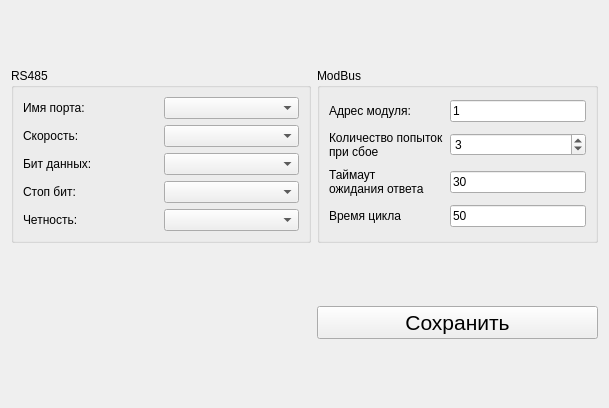
<?xml version="1.0" encoding="UTF-8"?>
<ui version="4.0">
 <class>ModbusConfigFrame</class>
 <widget class="QWidget" name="ModbusConfigFrame">
  <property name="geometry">
   <rect>
    <x>0</x>
    <y>0</y>
    <width>609</width>
    <height>408</height>
   </rect>
  </property>
  <property name="windowTitle">
   <string>Form</string>
  </property>
  <layout class="QGridLayout" name="gridLayout_4" columnstretch="1,1" columnminimumwidth="1,1">
   <property name="rightMargin">
    <number>11</number>
   </property>
   <item row="0" column="0">
    <widget class="QGroupBox" name="groupBox">
     <property name="sizePolicy">
      <sizepolicy hsizetype="Maximum" vsizetype="Maximum">
       <horstretch>0</horstretch>
       <verstretch>0</verstretch>
      </sizepolicy>
     </property>
     <property name="minimumSize">
      <size>
       <width>300</width>
       <height>0</height>
      </size>
     </property>
     <property name="title">
      <string>RS485</string>
     </property>
     <layout class="QGridLayout" name="gridLayout_2">
      <item row="0" column="0">
       <layout class="QGridLayout" name="gridLayout">
        <item row="0" column="0">
         <widget class="QLabel" name="label">
          <property name="text">
           <string>Имя порта:</string>
          </property>
         </widget>
        </item>
        <item row="0" column="1">
         <widget class="QComboBox" name="cbPortName">
          <property name="inputMethodHints">
           <set>Qt::ImhSensitiveData</set>
          </property>
         </widget>
        </item>
        <item row="1" column="0">
         <widget class="QLabel" name="label_2">
          <property name="text">
           <string>Скорость:</string>
          </property>
         </widget>
        </item>
        <item row="1" column="1">
         <widget class="QComboBox" name="cbBaudRate"/>
        </item>
        <item row="2" column="0">
         <widget class="QLabel" name="label_3">
          <property name="text">
           <string>Бит данных:</string>
          </property>
         </widget>
        </item>
        <item row="2" column="1">
         <widget class="QComboBox" name="cbDataBits"/>
        </item>
        <item row="3" column="0">
         <widget class="QLabel" name="label_4">
          <property name="text">
           <string>Стоп бит:</string>
          </property>
         </widget>
        </item>
        <item row="3" column="1">
         <widget class="QComboBox" name="cbStopBits"/>
        </item>
        <item row="4" column="0">
         <widget class="QLabel" name="label_5">
          <property name="text">
           <string>Четность:</string>
          </property>
         </widget>
        </item>
        <item row="4" column="1">
         <widget class="QComboBox" name="cbParity"/>
        </item>
       </layout>
      </item>
     </layout>
    </widget>
   </item>
   <item row="0" column="1">
    <widget class="QGroupBox" name="groupBox_2">
     <property name="title">
      <string>ModBus</string>
     </property>
     <layout class="QGridLayout" name="gridLayout_3">
      <item row="0" column="0">
       <widget class="QLabel" name="label_6">
        <property name="text">
         <string>Адрес модуля:</string>
        </property>
       </widget>
      </item>
      <item row="0" column="1">
       <widget class="QClickableLineEdit" name="txtSlaveID">
        <property name="inputMethodHints">
         <set>Qt::ImhDigitsOnly</set>
        </property>
        <property name="text">
         <string>1</string>
        </property>
       </widget>
      </item>
      <item row="1" column="0">
       <widget class="QLabel" name="label_7">
        <property name="font">
         <font>
          <kerning>true</kerning>
         </font>
        </property>
        <property name="text">
         <string>&lt;html&gt;&lt;head/&gt;&lt;body&gt;
Количество попыток&lt;BR&gt; при сбое
&lt;/body&gt;&lt;/html&gt;</string>
        </property>
        <property name="alignment">
         <set>Qt::AlignLeading|Qt::AlignLeft|Qt::AlignTop</set>
        </property>
       </widget>
      </item>
      <item row="1" column="1">
       <widget class="QSpinBox" name="spinNumberRetries">
        <property name="value">
         <number>3</number>
        </property>
       </widget>
      </item>
      <item row="2" column="0">
       <widget class="QLabel" name="label_8">
        <property name="text">
         <string>Таймаут 
ожидания ответа</string>
        </property>
       </widget>
      </item>
      <item row="2" column="1">
       <widget class="QClickableLineEdit" name="txtModbusTimeout">
        <property name="inputMethodHints">
         <set>Qt::ImhDigitsOnly</set>
        </property>
        <property name="text">
         <string>30</string>
        </property>
       </widget>
      </item>
      <item row="3" column="0">
       <widget class="QLabel" name="label_9">
        <property name="text">
         <string>Время цикла</string>
        </property>
       </widget>
      </item>
      <item row="3" column="1">
       <widget class="QClickableLineEdit" name="txtCycleTime">
        <property name="inputMethodHints">
         <set>Qt::ImhDigitsOnly</set>
        </property>
        <property name="text">
         <string>50</string>
        </property>
       </widget>
      </item>
     </layout>
    </widget>
   </item>
   <item row="1" column="1">
    <widget class="QPushButton" name="btnSave">
     <property name="font">
      <font>
       <pointsize>16</pointsize>
      </font>
     </property>
     <property name="text">
      <string>Сохранить</string>
     </property>
     <property name="icon">
      <iconset resource="../resources.qrc">
       <normaloff>:/images/save.png</normaloff>:/images/save.png</iconset>
     </property>
     <property name="iconSize">
      <size>
       <width>42</width>
       <height>42</height>
      </size>
     </property>
    </widget>
   </item>
  </layout>
 </widget>
 <customwidgets>
  <customwidget>
   <class>QClickableLineEdit</class>
   <extends>QLineEdit</extends>
   <header>widgets/qclickablelineedit.h</header>
  </customwidget>
 </customwidgets>
 <resources>
  <include location="../resources.qrc"/>
 </resources>
 <connections/>
</ui>
